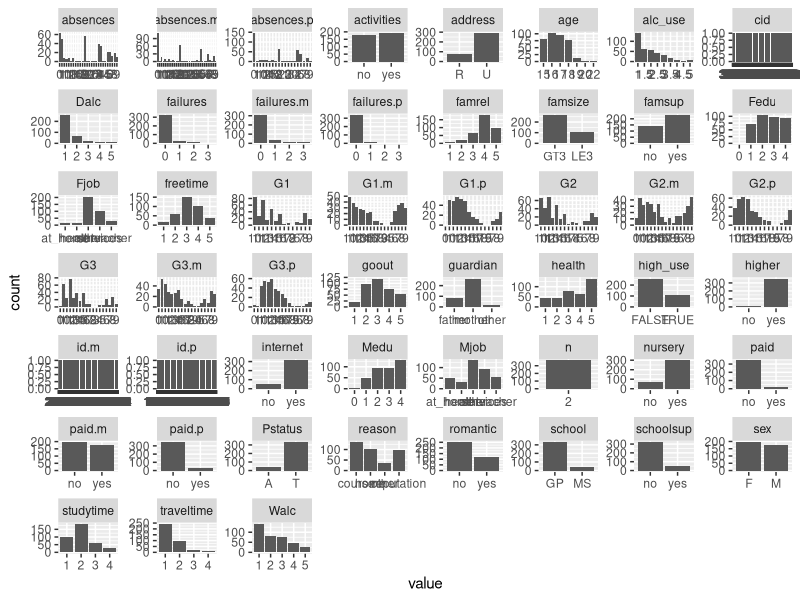
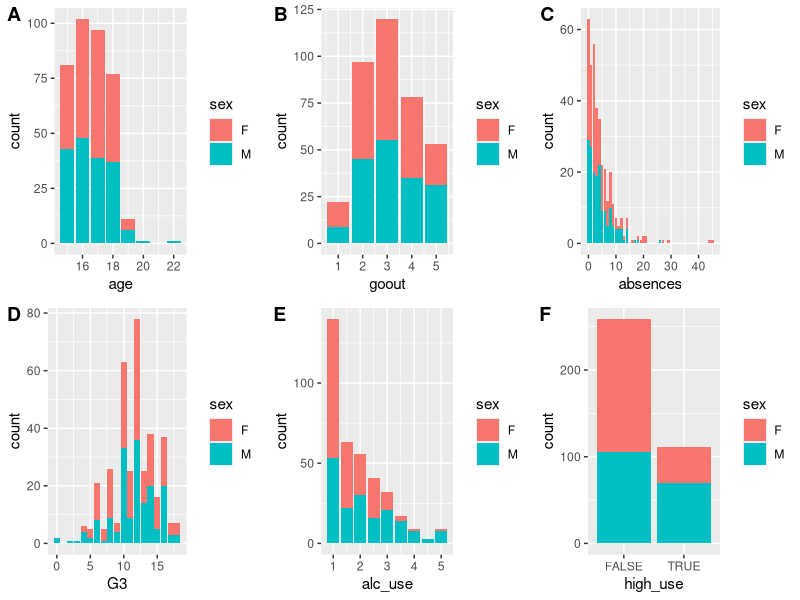
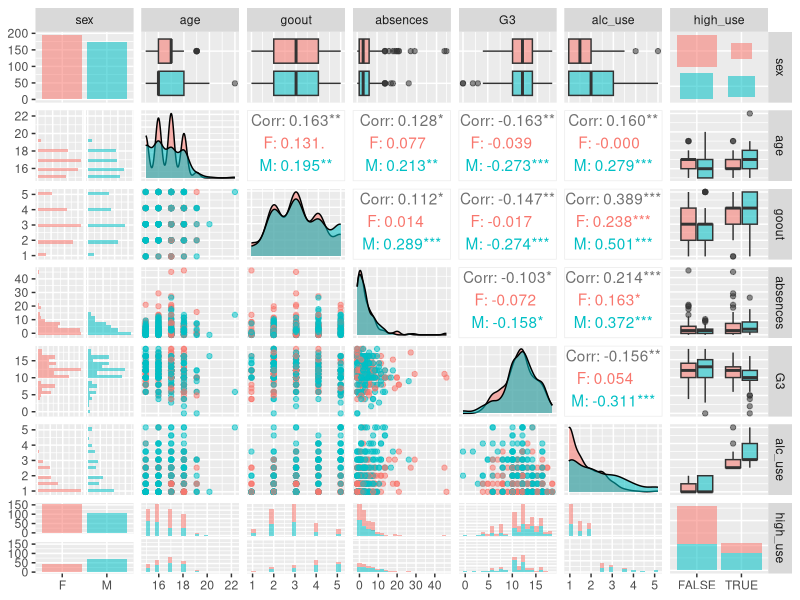
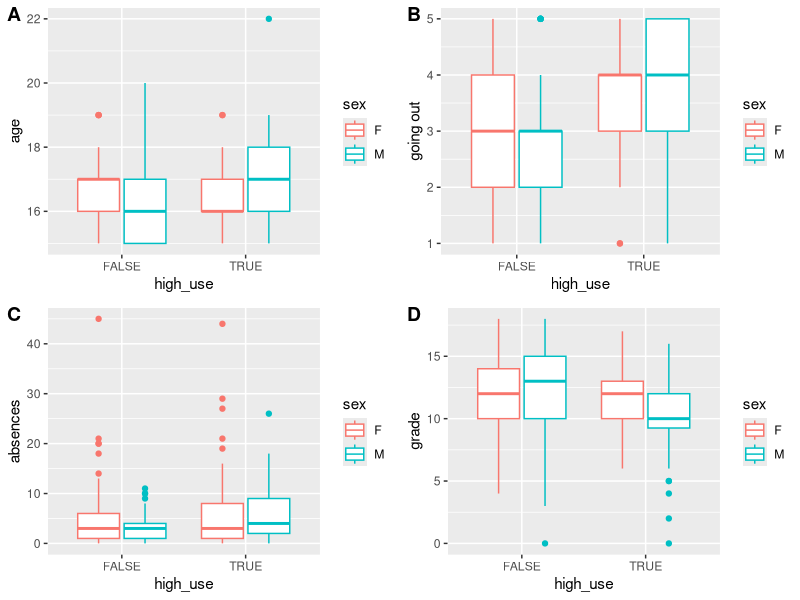

Recreate these plots in R, in order.
## ---- chunk 1
date()


#Reading the data
pormath = read.table(file="pormath.txt", sep=",", header=TRUE)

#Structure and dimensions of the data
str(pormath)

#Names of the columns
colnames(pormath)
## ---- chunk 2
library(tidyr); library(dplyr); library(ggplot2)

#Drawing a bar plot of each variable
gather(pormath) %>% ggplot(aes(value)) + facet_wrap("key", scales = "free") + geom_bar()


## ---- chunk 3

#Producing summary statistics by group from the chosen variables

#Gender, high/low alcohol consumption, number of observations, mean age
pormath %>% group_by(sex, high_use) %>% summarise(count = n(), mean_age = mean(age))

## ---- chunk 4

#Gender, high/low alcohol consumption, number of observations, mean of going out
pormath %>% group_by(sex, high_use) %>% summarise(count = n(), mean_go_out = mean(goout))

## ---- chunk 5

#Gender, high/low alcohol consumption, number of observations, mean of absences
pormath %>% group_by(sex, high_use) %>% summarise(count = n(), mean_absences = mean(absences))

## ---- chunk 6

#Gender, high/low alcohol consumption, number of observations, mean grade
pormath %>% group_by(sex, high_use) %>% summarise(count = n(), mean_grade = mean(G3))

## ---- chunk 7
library(tidyr); library(dplyr); library(ggplot2); library(cowplot)

#Drawing a bar plot of each variable (alc_use, high_use and 4 chosen variables)


#Initializing a barplot of age
g1 <- ggplot(pormath, aes(x = age, fill = sex)) + geom_bar() #+ ylab("age")

#... of going out with friends (goout)
g2 <- ggplot(pormath, aes(x = goout, fill = sex)) + geom_bar()

#... of absences
g3 <- ggplot(pormath, aes(x = absences, fill = sex)) + geom_bar()

#... of final grade (G3)
g4 <- ggplot(pormath, aes(x = G3, fill = sex)) + geom_bar()

#... of alcohol consumption (alc_use)
g5 <- ggplot(pormath, aes(x = alc_use, fill = sex)) + geom_bar()

#... of whether the consumption is high/low (high_use)
g6 <- ggplot(pormath, aes(x = high_use, fill = sex)) + geom_bar()


#Plotting all 4 barplots
plot_grid(g1, g2, g3, g4, g5, g6, labels="AUTO")

## ---- chunk 8

library(GGally)
library(ggplot2)
library(dplyr)

#Choosing a handful of columns to keep
keep_columns <- c("sex", "age", "goout", "absences", "G3", "alc_use", "high_use")

#Selecting the 'keep_columns' to create a new dataset
data <- select(pormath, one_of(keep_columns))

#Creating a plot matrix with ggpairs(), colouring has been set by gender (M=blue, F=red)
p <- ggpairs(data, mapping = aes(col=sex, alpha=0.3), lower = list(combo = wrap("facethist", bins = 20)))

#Drawing the plot
p


## ---- chunk 9
library(cowplot)

#Let us do boxplots out of 4 variable sets

#Initializing a boxplot of high_use and age
g11 <- ggplot(pormath, aes(x = high_use, y = age, col = sex)) + geom_boxplot() + ylab("age")

#... of high_use and going out with friends (goout)
g22 <- ggplot(pormath, aes(x = high_use, y = goout, col = sex)) + geom_boxplot() + ylab("going out")

#... of high_use and absences
g33 <- ggplot(pormath, aes(x = high_use, y = absences, col = sex)) + geom_boxplot() + ylab("absences")

#... of high_use and final grade (G3)
g44 <- ggplot(pormath, aes(x = high_use, y = G3, col = sex)) + geom_boxplot() + ylab("grade")

#Plotting all 4 boxplots
plot_grid(g11, g22, g33, g44, labels = "AUTO")

## ---- chunk 10
#Finding the model with glm()
m <- glm(high_use ~ age + goout + absences + G3, data = pormath, family = "binomial")

#Printing out a summary of the model
summary(m)

#Printing out the coefficients of the model
coef(m)

## ---- chunk 11

#Computing odds ratios (OR)
OR <- coef(m) %>% exp

#Computing confidence intervals (CI)
CI <- confint(m) %>% exp

#Printing out the odds ratios with their confidence intervals
cbind(OR, CI)

## ---- chunk 12

#Fitting the model
m <- glm(high_use ~ goout + absences, data = pormath, family = "binomial")

#Predicting - predict() - the probability of high_use
probabilities <- predict(m, type = "response")

#Adding the predicted probabilities to 'alc'
alc <- mutate(pormath, probability = probabilities)

#Using the probabilities to make a prediction of high_use
alc <- mutate(alc, prediction = probability > 0.5)

#Let us see the last ten original classes, predicted probabilities, and class predictions
select(alc, goout, absences, sex, high_use, probability, prediction) %>% tail(10)

## ---- chunk 13

#Let us tabulate the target variable versus the predictions
table(high_use = alc$high_use, prediction = alc$prediction)

## ---- chunk 14

#Tabulating the target variable versus the predictions as percentages
table(high_use = alc$high_use, prediction = alc$prediction) %>% prop.table() %>% addmargins()


#Defining a loss function (mean prediction error)
#Class is here high_use
loss_func <- function(class, prob) {
  n_wrong <- abs(class - prob) > 0.5
  mean(n_wrong)
}

#Calling loss_func to compute the average number of wrong predictions in the data
loss_func(class = alc$high_use, prob = alc$probability)

## ---- chunk 15

#Defining a loss function (average prediction error) 
loss_func2 <- function(class, prob) {
  n_wrong <- abs(class - prob) > 0.5
  mean(n_wrong)
}

#K-fold cross-validation
library(boot)
cv <- cv.glm(data = alc, cost = loss_func, glmfit = m, K = 10)

#Average number of wrong predictions in the cross validation
cv$delta[1]

